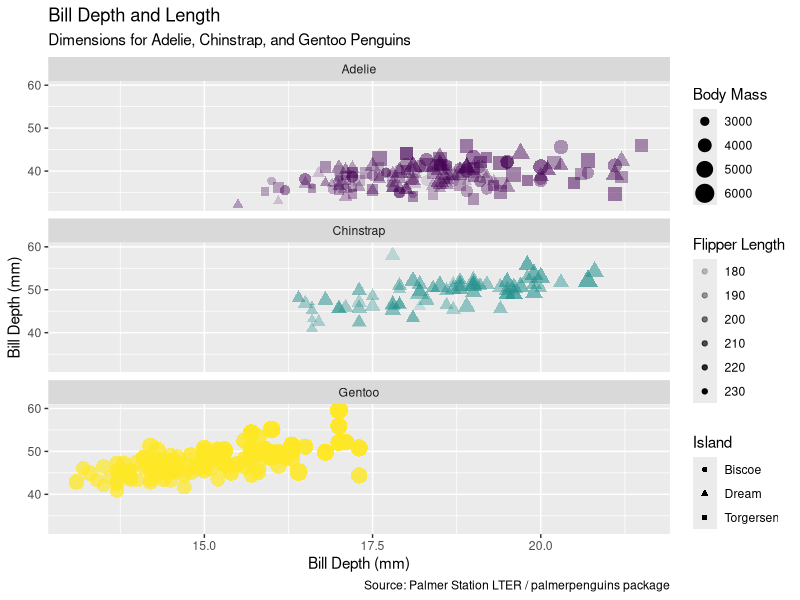

Write R code to recreate this figure.
#Created by: Sandy Illescas
#Created on: 2023-02-07
####################################

### Load Libraries #######

library(palmerpenguins)
library(tidyverse)

####################################
glimpse(penguins)

ggplot(data=penguins,
       mapping = aes(x = bill_depth_mm,
                     y = bill_length_mm,
                     color = species,      ### color = (column name) gives color to different variables in that given column.
                     shape = island,       ### shape = (column name) gives color to different variables in that given column.
                     size = body_mass_g,
                     alpha = flipper_length_mm)) +  ### alpha makes points transparent so we can see where they populate on top of eachother. 
  geom_point() +
  labs(title = "Bill Depth and Length",
       subtitle = "Dimensions for Adelie, Chinstrap, and Gentoo Penguins", 
       x = "Bill Depth (mm)",
       y = "Bill Depth (mm)",
       color = "Species of Penguins",
       caption = "Source: Palmer Station LTER / palmerpenguins package",
       shape = "Island",
       size = "Body Mass",
       alpha = "Flipper Length") +
  scale_color_viridis_d() +
facet_grid(sex~species) +                   ###facet_grid (variable1~variable2) gives us a grid comparing the two.
facet_wrap(~species)  +                     ###facet_wrap (~variable) creates columns of different variables of that given column. 
facet_wrap(~species, ncol=1) +              ### adding ncol=1 creates a single column to see your facets. This number can be changed. 
  
  
  guides(color = FALSE)                     ### gets rid of color legend since we don't need it anymore due to facets. 

